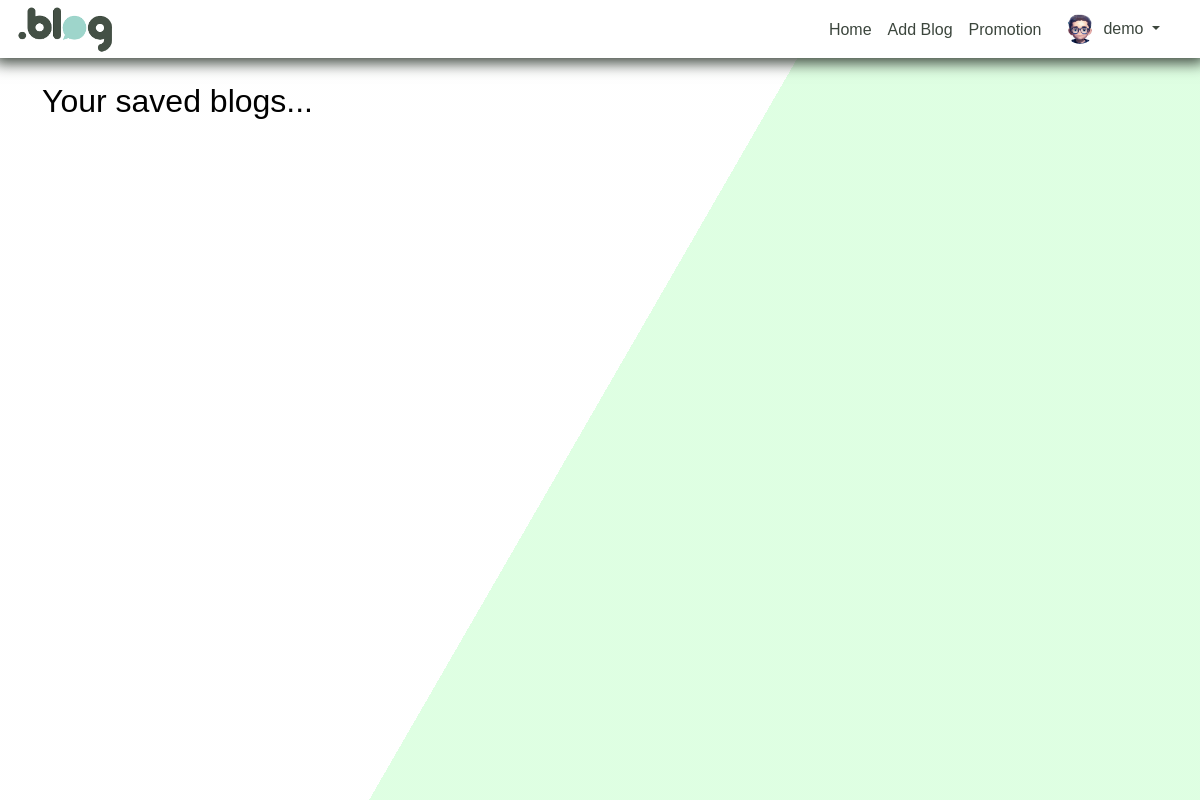
Before: /saved_post.php (signed in) with the older database file.
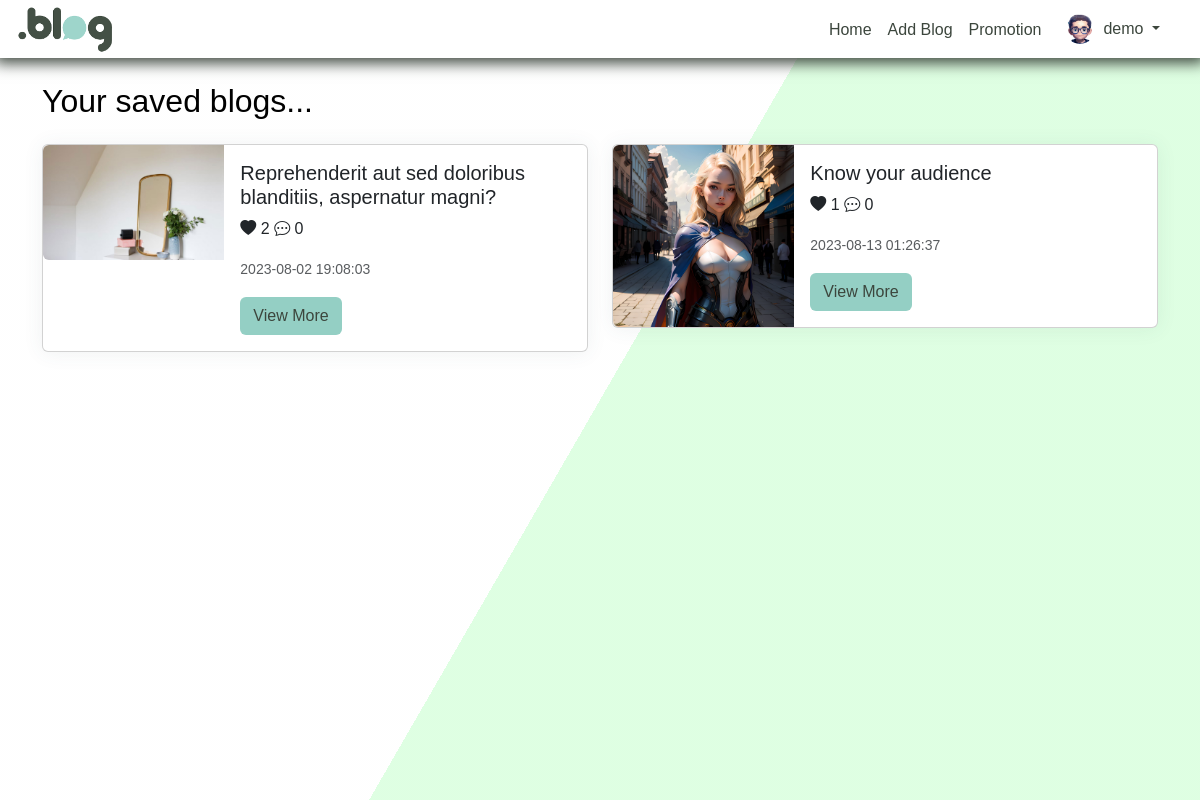
After: the same page with the newer database file.
### tables this page shows
CREATE TABLE `users` (
  `user_id` int(11) NOT NULL,
  `name` varchar(100) NOT NULL,
  `email` varchar(100) NOT NULL,
  `password` varchar(100) NOT NULL,
  `user_type` enum('client','admin') NOT NULL DEFAULT 'client',
  `image` varchar(100) DEFAULT NULL
);

CREATE TABLE `saved_posts` (
  `save_id` int(11) NOT NULL,
  `post_id` int(11) NOT NULL,
  `user_id` int(11) NOT NULL
);

CREATE TABLE `blog_posts` (
  `post_id` int(11) NOT NULL,
  `user_id` int(11) NOT NULL,
  `title` text NOT NULL,
  `content` text NOT NULL,
  `like_count` int(11) DEFAULT NULL,
  `comment_count` int(11) DEFAULT NULL,
  `image` text DEFAULT NULL,
  `category_id` int(11) NOT NULL,
  `created_at` datetime NOT NULL DEFAULT current_timestamp()
);

### saved_post.php (the view, shortened to what this page needs)
<!DOCTYPE html>
<html lang="en">
<head>
  <link rel="stylesheet" href="./vendor/css/profile.css">
</head>
<body>
  <?php
  require "./navbar_dash.php";
  ?>
  <?php
  $user_id = $_SESSION["user_id"];
  $q = "SELECT * FROM saved_posts WHERE user_id=$user_id";
  $rq = mysqli_query($conn, $q);
  if (mysqli_num_rows($rq) > 0) {
    $q = "SELECT *
    FROM blog_posts
    JOIN saved_posts ON blog_posts.post_id = saved_posts.post_id
    WHERE saved_posts.user_id=$user_id";
    $fetchBlogRunQuery = mysqli_query($conn, $q);
  }
  ?>
  <div class="container my-4">
    <div class="row">
      <h2 class="col-sm-12 mb-4">Your saved blogs...</h2>
      <?php
      while ($result = mysqli_fetch_assoc($fetchBlogRunQuery)) {
        if ($result["comment_count"] == null) {
          $result["comment_count"] = 0;
        }
        ?>
        <div class="col-sm-6">
          <div class="card mb-3">
            <div class="row g-0">
              <div class="col-md-4">
                <img src="<?= $result["image"] ?>" onerror="this.src='assets/site_logo.png'"
                  class="img-fluid rounded-start" alt="...">
              </div>
              <div class="col-md-8">
                <div class="card-body">
                  <h5 class="card-title">
                    <?= $result["title"] ?>
                  </h5>
                  <p class="card-text">
                    <i class="bi bi-heart-fill"></i> <span>
                      <?= $result["like_count"] ?>
                    </span>
                    <i class="bi bi-chat-dots"></i> <span>
                      <?= $result["comment_count"] ?>
                    </span>
                  </p>
                  <p class="card-text"><small class="text-body-secondary">
                      <?= $result["created_at"] ?>
                    </small>
                  </p>
                  <button class="btn btn-custom">
                    <a href="single_post.php?post_id=<?= $result["post_id"] ?>">
                      View More
                    </a>
                  </button>
                </div>
              </div>
            </div>
          </div>
        </div>
        <?php
      }
      ?>
    </div>
  </div>
</body>
</html>
<div class="bg"></div>
<div class="bg bg2"></div>
<div class="bg bg3"></div>

### navbar_dash.php (shortened to what this page needs)
<!DOCTYPE html>
<html lang="en">
<head>
  <link href="https://cdn.jsdelivr.net/npm/bootstrap@5.3.1/dist/css/bootstrap.min.css" rel="stylesheet">
  <link rel="stylesheet" href="./vendor/css/style.css">
  <link rel="stylesheet" href="https://cdnjs.cloudflare.com/ajax/libs/line-awesome/1.3.0/line-awesome/css/line-awesome.min.css" />
  <link rel="stylesheet" href="./vendor/css/main.css">
  <link rel="stylesheet" href="./vendor/swiper/swiper-bundle.min.css">
  <link href="./lib/css/bootstrap-icons/bootstrap-icons.css" rel="stylesheet">
</head>
<?php
include "connection.php";
$user_id = $_SESSION["user_id"];
$query = "SELECT * FROM Users WHERE user_id='$user_id'";
$runquery = mysqli_query($conn, $query);
$row = mysqli_fetch_assoc($runquery);
$name = $row["name"];
?>
<body>
  <header class="p-1 header_nav">
    <div class="container-fluid">
      <div class="d-flex flex-wrap align-items-center justify-content-center justify-content-lg-start">
        <a href="./dashboard.php" class="d-flex align-items-center mb-2 mb-lg-0 text-white text-decoration-none">
          <img src="./assets/site_logo.png" alt="logo" height="50">
        </a>
        <ul class="nav col-12 col-lg-auto me-2 mb-2 justify-content-center mb-md-0 ms-auto ">
          <li><a href="./dashboard.php" class="nav-link px-2 mt-1 ">Home</a></li>
          <li><a href="./add_blog.php" class="nav-link px-2 mt-1">Add Blog</a></li>
          <li><a href="./promotion_plans.php" class="nav-link px-2 mt-1">Promotion </a></li>
          <li class="nav-item dropdown pe-3">
            <a class="nav-link nav-profile d-flex align-items-center pe-0" href="#" data-bs-toggle="dropdown">
              <img src="<?= $row["image"] ?>" onerror="this.src='assets/profile.png'" alt="Profile" class="rounded-circle" height="30">
              <span class="d-none d-md-block dropdown-toggle ps-2">
                <?= $name ?>
              </span>
            </a>
          </li>
        </ul>
      </div>
    </div>
  </header>
</body>
</html>

Changed rows visible on the page:
added saved_posts: post.image (picture), post.title "Reprehenderit aut sed doloribus blanditiis, aspernatur magni?", post.like_count "2", comment_count "0", post.created_at "2023-08-02 19:08:03"
added saved_posts: post.image (picture), post.title "Know your audience", post.like_count "1", comment_count "0", post.created_at "2023-08-13 01:26:37"
